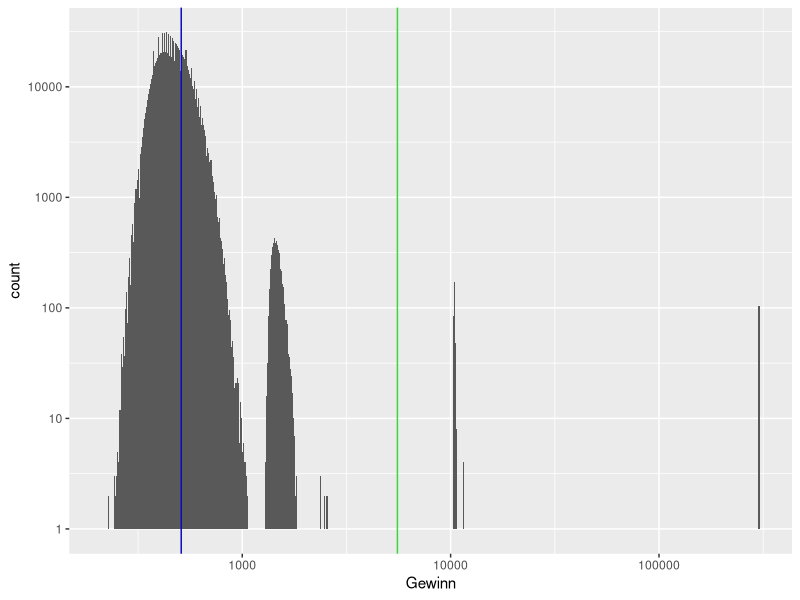

Recreate this plot in R.
#ggplot & dplyr verfügbar machen über tidyverse
library(tidyverse)

#Lospool definieren inkl. 0
LosPool<-c(0,2,4,10,20,100,1000,10000,300000)

#Wahrscheinlichkeiten für jedes Los definieren
ProbLose_ohne0<-c((1/5.88),(1/20),(1/50),(1/200),(1/1000),(1/100000),(1/1666666.67),(1/5000000))
GesamtSofortGewProb<-(sum(ProbLose_ohne0))
ProbLose_mit0<-c((1-GesamtSofortGewProb),(1/5.88),(1/20),(1/50),(1/200),(1/1000),(1/100000),(1/1666666.67),(1/5000000))

#Anzahl Lose je Ziehung definieren
Lose<-500

#Anzahl Ziehungen definieren
nZiehungen<-1000000

#Start festlegen für Reproduzierbarkeit der Ergebnisse
set.seed(1)

#Ziehungen durchführen und Gewinnsumme je Ziehung ermitteln
MonteCarloSim<-replicate(nZiehungen,
  {
  X<-sample(LosPool,Lose,prob = ProbLose_mit0,replace = TRUE)
  Gewinnsumme<-sum(X)
  }
  )

#Mittelwert, etc. berechnen
Mittelwert<-mean(MonteCarloSim)
Standardabweichung<-sd(MonteCarloSim)
Maximum<-max(MonteCarloSim)
Minimum<-min(MonteCarloSim)
Grenze95Pro<-Mittelwert+1.645*Standardabweichung

Mittelwert
Standardabweichung
Minimum
Maximum
Grenze95Pro

#Verhindern, dass Achsen auf "scientific" Belabelung umgestellt wird
options(scipen=5) 


DFMonteCarloSim<-data.frame(Gewinn=as.numeric(MonteCarloSim))
Plot1_Gewinnsummen<-ggplot(DFMonteCarloSim,aes(x=Gewinn))+geom_histogram(binwidth = 0.005)+scale_x_continuous(trans="log10")+
  scale_y_continuous(trans="log10")+geom_vline(aes(xintercept = Mittelwert), color="blue")+
  geom_vline(aes(xintercept = Grenze95Pro), color="green")


